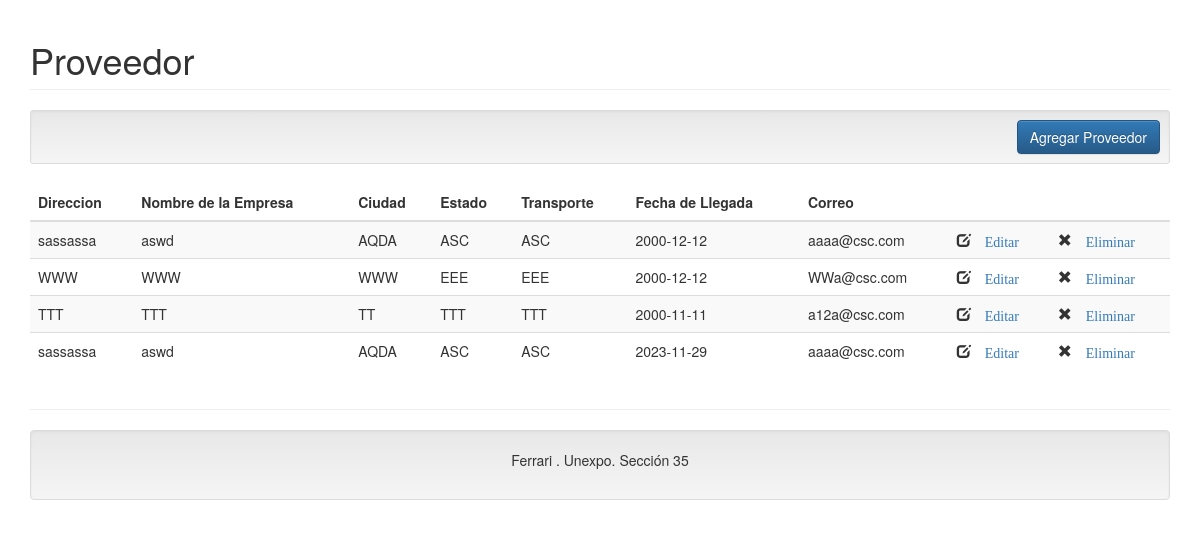
Page /ejemplophp/index.php on the committed database.
### tables this page shows
CREATE TABLE `proveedor` (
  `idfabrica` int(11) NOT NULL,
  `direccion` varchar(50) NOT NULL,
  `nomempresa` varchar(50) NOT NULL,
  `ciudad` varchar(50) NOT NULL,
  `estado` varchar(50) NOT NULL,
  `transporte` varchar(50) NOT NULL,
  `fechallegada` date NOT NULL,
  `correo` varchar(50) NOT NULL
);

### ejemplophp/Controller/proveedor.controller.php (called while the page is built, shortened)
<?php
require_once 'Model/proveedor.php';
class proveedorController{
    public function __CONSTRUCT(){
        $this->model = new proveedor();
    }
    public function Index(){
        require_once 'View/header.php';
        require_once 'View/proveedor.php';
        require_once 'View/footer.php';
    }
}

### ejemplophp/Model/conexion.php (called while the page is built)
<?php
class Conexion
{
    public static function StartUp()
    {
        $pdo = new PDO('mysql:host=localhost;dbname=Ferrari;charset=utf8', 'root', '');
        $pdo->setAttribute(PDO::ATTR_ERRMODE, PDO::ERRMODE_EXCEPTION);
        return $pdo;
    }
}
?>

### ejemplophp/Model/proveedor.php (called while the page is built, shortened)
<?php
class proveedor
{
	private $pdo;
	public function __CONSTRUCT()
	{
		try
		{
			$this->pdo = Conexion::StartUp();
		}
		catch(Exception $e)
		{
			die($e->getMessage());
		}
	}
	public function Listar()
	{
		try
		{
			$stm = $this->pdo->prepare("SELECT * FROM proveedor");
			$stm->execute();
			return $stm->fetchAll(PDO::FETCH_OBJ);
		}
		catch(Exception $e)
		{
			die($e->getMessage());
		}
	}
}
?>

### ejemplophp/View/proveedor.php (the view)
<h1 class="page-header">Proveedor</h1>
<div class="well well-sm text-right">
    <a class="btn btn-primary" href="?c=proveedor&a=Crud">Agregar Proveedor</a>
</div>
<table class="table table-striped">
    <thead>
        <tr>
            <th >Direccion</th>
            <th>Nombre de la Empresa</th>
            <th>Ciudad</th>
            <th >Estado</th>
            <th >Transporte</th>
            <th >Fecha de Llegada</th>
            <th >Correo</th>
            <th ></th>
            <th ></th>
        </tr>
    </thead>
    <tbody>
    <?php foreach($this->model->Listar() as $r): ?>
        <tr>
            <td><?php echo $r->direccion; ?></td>
            <td><?php echo $r->nomempresa; ?></td>
            <td><?php echo $r->ciudad; ?></td>
            <td><?php echo $r->estado; ?></td>
            <td><?php echo $r->transporte; ?></td>
            <td><?php echo $r->fechallegada; ?></td>
            <td><?php echo $r->correo; ?></td>
            <td>
                <i class="glyphicon glyphicon-edit"><a href="?c=proveedor&a=Crud&idfabrica=<?php echo $r->idfabrica; ?>"> Editar</a></i>
            </td>
            <td>
                <i class="glyphicon glyphicon-remove"><a href="?c=proveedor&a=Eliminar&idfabrica=<?php echo $r->idfabrica; ?>"> Eliminar</a></i>
            </td>
        </tr>
    <?php endforeach; ?>
    </tbody>
</table>

### ejemplophp/index.php (shortened to what this page needs)
<?php
require_once 'Model/conexion.php';
if(!isset($_REQUEST['c']))
{
    $controller = new $controller;
    $controller->Index();
}
?>

### ejemplophp/View/header.php (shortened to what this page needs)
<!DOCTYPE html>
<html lang="es">
	<head>
        <link rel="stylesheet" href="assets/css/bootstrap.min.css" />
        <link rel="stylesheet" href="assets/css/bootstrap-theme.min.css" />
        <link rel="stylesheet" href="assets/js/jquery-ui/jquery-ui.min.css" />
        <link rel="stylesheet" href="assets/css/style.css" />
	</head>
    <body>
    <div class="container">

### ejemplophp/View/footer.php (shortened to what this page needs)
<div class="row">
                <div class="col-xs-12">
                    <hr />
                    <footer class="text-center well">
                        <p>Ferrari . Unexpo. Sección 35</a></p>
                    </footer>
                </div>
            </div>
        </div>
    </body>
</html>

### rows in the picture
proveedor: direccion "sassassa", nomempresa "aswd", ciudad "AQDA", estado "ASC", transporte "ASC", fechallegada "2000-12-12", correo "aaaa@csc.com"
proveedor: direccion "WWW", nomempresa "WWW", ciudad "WWW", estado "EEE", transporte "EEE", fechallegada "2000-12-12", correo "WWa@csc.com"
proveedor: direccion "TTT", nomempresa "TTT", ciudad "TT", estado "TTT", transporte "TTT", fechallegada "2000-11-11", correo "a12a@csc.com"
proveedor: direccion "sassassa", nomempresa "aswd", ciudad "AQDA", estado "ASC", transporte "ASC", fechallegada "2023-11-29", correo "aaaa@csc.com"
